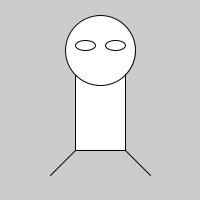
Frame 1 (no input)
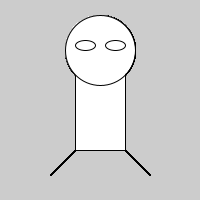
Frame 60 (the mouse pressed at the canvas centre just before this capture)
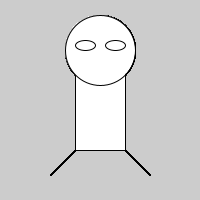
Frame 120 (the mouse held since frame 60 and released just before this capture)

The Processing sketch that drew these frames (run headless with seeded random() and noise(); from frame 60 on, the mouse is pressed at the canvas centre):

// Processing sketch: setup_draw_alien
// ── setup_draw_alien.pde
void setup()
{
  size(200, 200);
}

void draw()
{
  // Body
  rect(75, 50, 50, 100);
  
  // Feet
  line(75, 150, 50, 175);
  line(125, 150, 150, 175);
  
  // Head
  ellipse(100, 50, 70, 70);
  
  // Eyes
  ellipse(85, 45, 20, 10);
  ellipse(115, 45, 20, 10);
}
